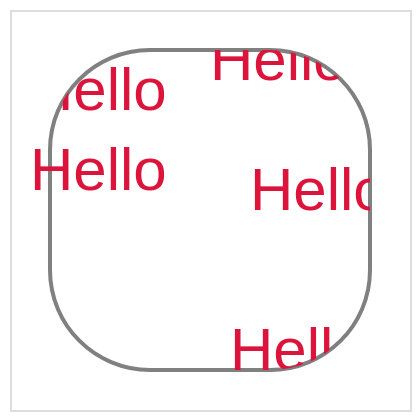

Here is the Vega-Lite specification saved for this chart:
### Vega specification from a JSON file in a GitHub repository (floating-point values rounded to 4 significant figures)
{"$schema": "https://vega.github.io/schema/vega/v5.json", "description": "A simple bar chart with embedded data.", "background": "white", "padding": 5, "height": 200, "width": 200, "style": "cell", "marks": [{"type": "group", "encode": {"update": {"x": {"value": 20}, "y": {"value": 20}, "width": {"value": 160}, "height": {"value": 160}, "stroke": {"value": "gray"}, "strokeWidth": {"value": 2}, "cornerRadius": {"value": 50}}}, "marks": [{"type": "text", "clip": true, "encode": {"update": {"fill": {"value": "crimson"}, "text": {"value": "Hello"}, "fontSize": {"value": 30}, "x": {"value": -10}, "width": {"value": 50}, "y": {"value": 30}, "height": {"value": 50}}}}, {"type": "text", "encode": {"update": {"fill": {"value": "crimson"}, "text": {"value": "Hello"}, "fontSize": {"value": 30}, "x": {"value": -10}, "y": {"value": 70}}}}, {"type": "text", "clip": true, "encode": {"update": {"fill": {"value": "crimson"}, "text": {"value": "Hello"}, "fontSize": {"value": 30}, "x": {"value": 100}, "y": {"value": 80}}}}, {"type": "text", "clip": true, "encode": {"update": {"fill": {"value": "crimson"}, "text": {"value": "Hello"}, "fontSize": {"value": 30}, "x": {"value": 80}, "width": {"value": 50}, "y": {"value": 15}, "height": {"value": 50}}}}, {"type": "text", "clip": true, "encode": {"update": {"fill": {"value": "crimson"}, "text": {"value": "Hello"}, "fontSize": {"value": 30}, "x": {"value": 90}, "width": {"value": 50}, "y": {"value": 160}, "height": {"value": 50}}}}]}]}
